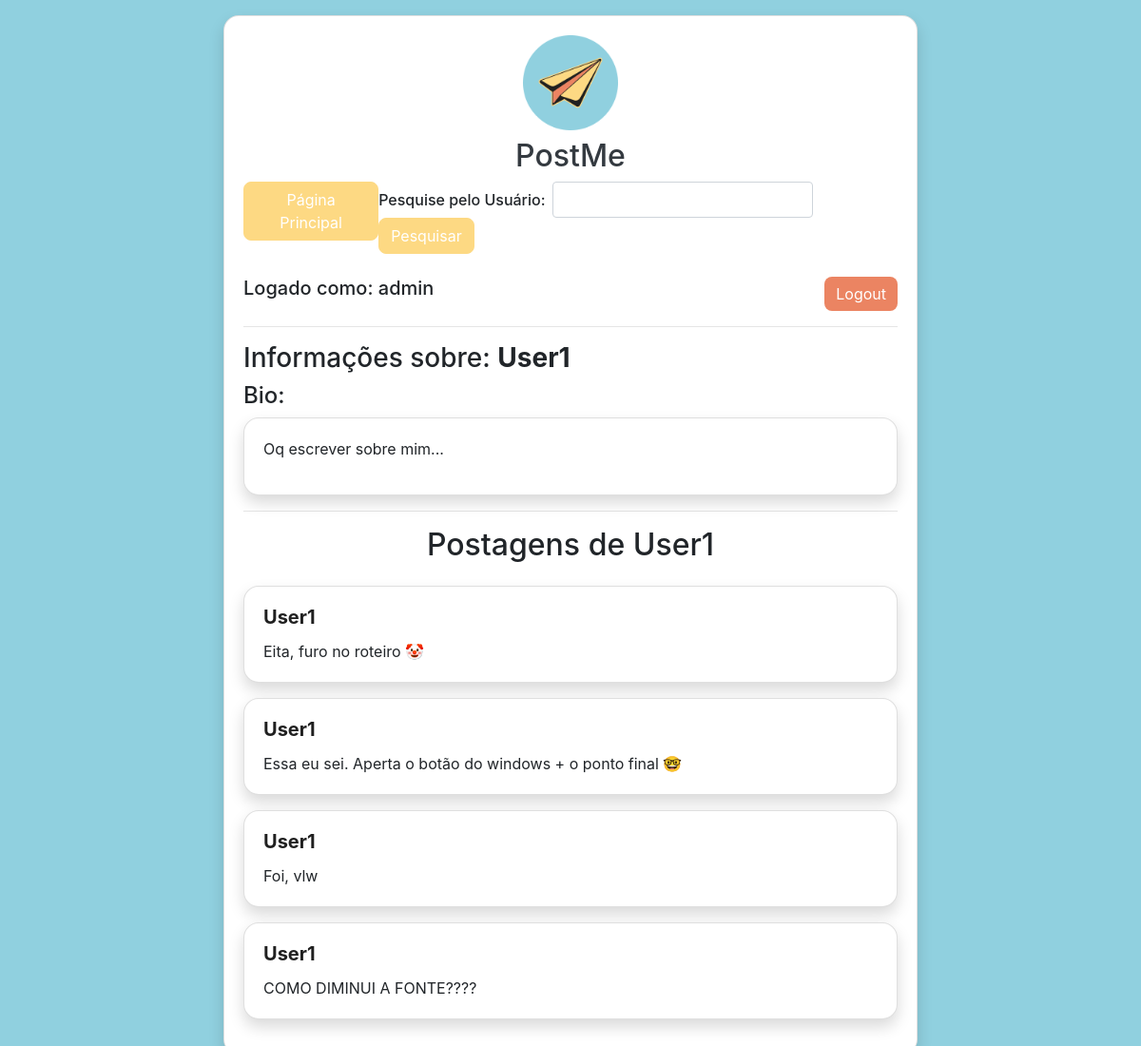
The app's page /public/search?username=User1 (signed in) with its own data.
### tables this page shows
CREATE TABLE `posts` (
  `id` int NOT NULL,
  `username` varchar(60) NOT NULL,
  `texto` varchar(280) NOT NULL
);

### config/Database.php (called while the page is built, shortened)
<?php
class Database {
  private $servername = "localhost";
  private $username = "root";
  private $password = "481516";
  private $dbname = "postme";
  public function getConnection() {
    $conn = new mysqli($this->servername, $this->username, $this->password, $this->dbname);
    return $conn;
  }
}

### app/model/PostModel.php (called while the page is built, shortened)
<?php
require_once(__DIR__ . '/../../config/Database.php');
class PostModel {
  private $conn;
  public function __construct() {
    $this->conn = (new Database())->getConnection();
  }
  public function getPosts() {
    $query = "SELECT id, username, texto FROM posts ORDER BY id DESC";
    $result = $this->conn->query($query);
    return $result;
  }
}

### app/view/profile.php (the view, shortened to what this page needs)
<!DOCTYPE html>
<html lang="pt-BR">
<head>
    <link rel="stylesheet" href="https://stackpath.bootstrapcdn.com/bootstrap/4.5.2/css/bootstrap.min.css">
</head>
<body>
<div class="container mt-3">
    <div class="row justify-content-center">
        <div class="col-md-8">
            <div class="card shadow">
                <div class="card-body">
                    <h2 class="text-center">
                        <a href="/app/view/home.php" class="text-decoration-none text-dark">
                            <img src="/logo.png" alt="Logo do PostMe" style="height: 100px;">
                        </a>
                    </h2>
                    <h2 class="text-center"><a href="/app/view/home.php" class="text-decoration-none text-dark">PostMe</a></h2>
                    <div class="d-flex justify-content-between mb-4">
                        <form action="/post-me/public/home" method="get">
                            <button type="submit" class="btn btn-primary">Página Principal</button>
                        </form>
                        <form action="/post-me/public/search" method="get" class="form-inline">
                            <label for="username" class="h6 mr-2">Pesquise pelo Usuário:</label>
                            <input type="text" id="username" name="username" class="form-control mr-2" required>
                            <button type="submit" class="btn btn-primary">Pesquisar</button>
                        </form>
                    </div>
                    <div class="d-flex justify-content-between mb-3">
                        <span class="h5">Logado como: <?= isset($_SESSION['username']) ? htmlspecialchars($_SESSION['username']) : 'Guest'; ?></span>
                        <form action="/post-me/public/logout" method="post">
                            <button type="submit" class="btn btn-danger">Logout</button>
                        </form>
                    </div>
                    <hr>
                    <h3>Informações sobre: <span class="font-weight-bold"><?= isset($_SESSION['usernamesearch']) ? htmlspecialchars($_SESSION['usernamesearch']) : 'Guest'; ?></span></h3>
                    <div class="mb-3">
                        <h4>Bio:</h4>
                        <div class='card mb-3'>
                        <div class='card-body'>
                        <p><?= isset($_SESSION['searchbio']) && trim($_SESSION['searchbio']) !== '' ? htmlspecialchars($_SESSION['searchbio']) : 'Nenhuma biografia disponível'; ?></p>
                        </div>
                    </div>
                    <hr>
                    <h2 class="text-center mb-4">Postagens de <?= isset($_SESSION['usernamesearch']) ? htmlspecialchars($_SESSION['usernamesearch']) : 'Guest'; ?></h2>
                    <?php
                    foreach ($posts as $post) {
                        if ($_SESSION['usernamesearch'] === $post["username"]) {
                            echo "<div class='card mb-3'>
                            <div class='card-body'>
                                <h5 class='card-title'>" . htmlspecialchars($post["username"]) . "</h5>
                                <p class='card-text'>" . htmlspecialchars($post["texto"]) . "</p>
                            </div>
                            </div>";
                        }
                    }
                    ?>
                </div>
            </div>
        </div>
    </div>
</div>
</body>
</html>

### app/view/profile.php (style rules this page uses)
body { background-color: #90D0DF; }
.card { border-radius: 1rem; background-color: #FFFFFF; box-shadow: 0 0.5rem 1rem rgba(0, 0, 0, 0.15); }
.card-title { font-weight: 700; color: #202020; }
.btn-primary, .btn-danger { border-radius: 0.5rem; }
.btn-primary { background-color: #FDD983; border-color: #FDD983; }
.btn-danger { background-color: #EB8462; border: none; }

### records on screen
posts: username "User1", texto "Eita, furo no roteiro 🤡"
posts: username "User1", texto "Essa eu sei. Aperta o botão do windows + o ponto final 🤓"
posts: username "User1", texto "Foi, vlw"
posts: username "User1", texto "COMO DIMINUI A FONTE????"

### other values on screen
$_SESSION['username'] "admin"
$_SESSION['usernamesearch'] "User1"
$_SESSION['searchbio'] "Oq escrever sobre mim..."
